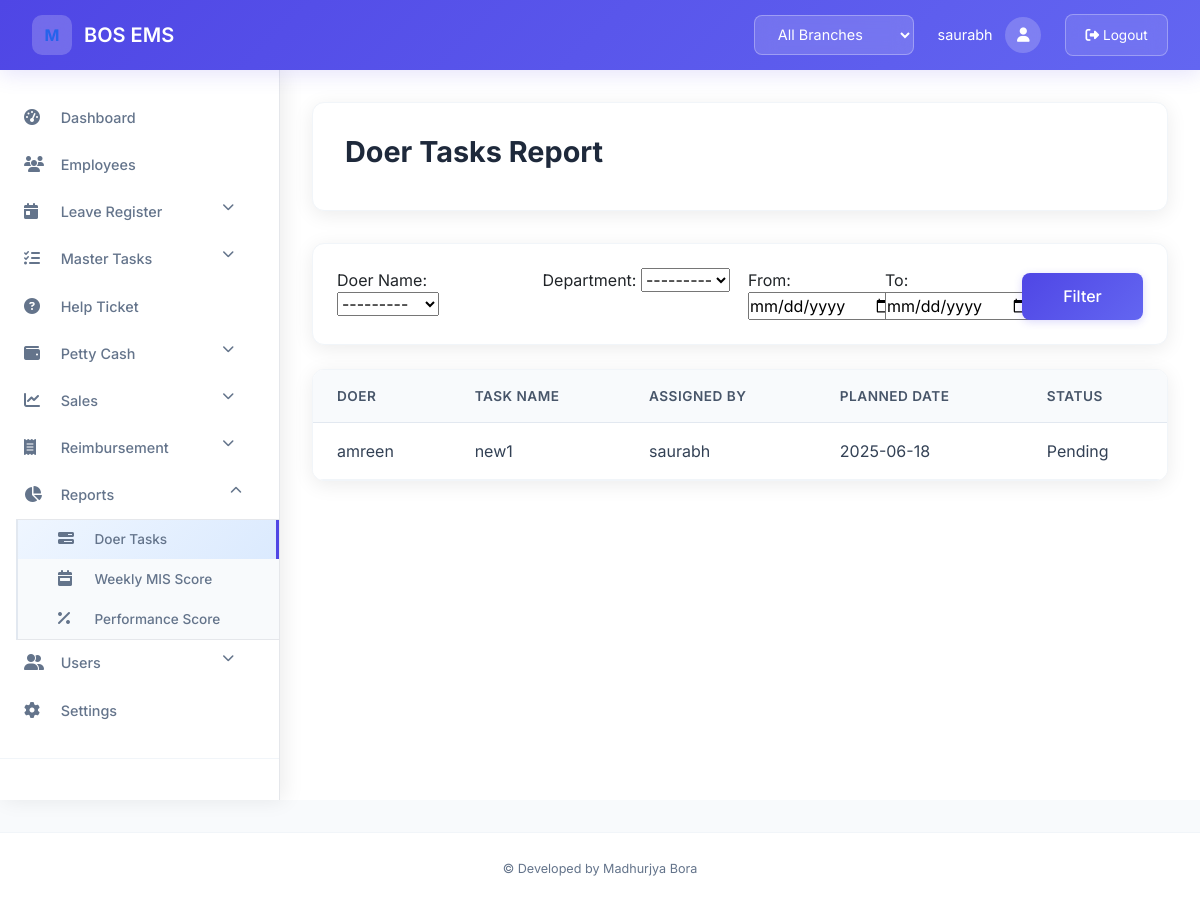
The page /reports/doer-tasks/ (signed in) on the database as committed earlier.
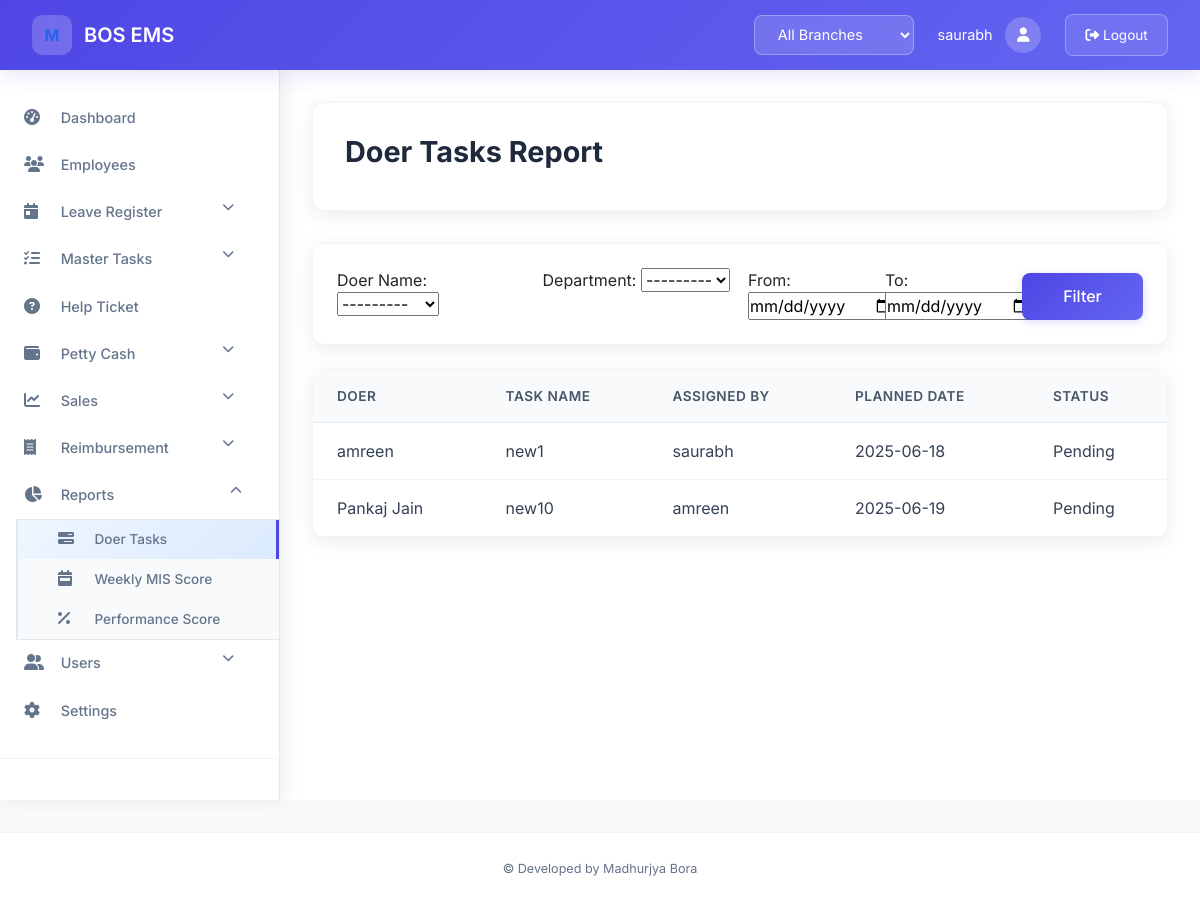
The same page on the database as committed later.
### apps/tasks/models.py (models this page shows)
class Checklist(models.Model):
    assign_by = models.ForeignKey(User, on_delete=models.CASCADE, related_name='checklists_assigned')
    task_name = models.CharField(max_length=200)
    assign_to = models.ForeignKey(User, on_delete=models.CASCADE, related_name='checklists')
    planned_date = models.DateTimeField()
    STATUS_CHOICES = [('Pending', 'Pending'), ('Completed', 'Completed')]
    status = models.CharField(max_length=10, choices=STATUS_CHOICES, default='Pending')
    priority = models.CharField(max_length=10, choices=[('Low','Low'),('Medium','Medium'),('High','High')])
    attachment_mandatory = models.BooleanField(default=False)
    mode = models.CharField(max_length=10, choices=[('Daily','Daily'),('Weekly','Weekly'),('Monthly','Monthly'),('Yearly','Yearly')])
    frequency = models.PositiveIntegerField(default=1)
    remind_before_days = models.PositiveIntegerField(default=0)
    message = models.TextField(blank=True)
    media_upload = models.FileField(upload_to='checklist_media/', blank=True, null=True)
    assign_pc = models.ForeignKey(User, on_delete=models.SET_NULL, null=True, blank=True, related_name='pc_checklists')
    group_name = models.CharField(max_length=100, blank=True)
    notify_to = models.ForeignKey(User, on_delete=models.SET_NULL, null=True, blank=True, related_name='notify_checklists')
    auditor = models.ForeignKey(User, on_delete=models.SET_NULL, null=True, blank=True, related_name='audit_checklists')
    set_reminder = models.BooleanField(default=False)
    reminder_mode = models.CharField(max_length=10, choices=[('Daily','Daily'),('Weekly','Weekly'),('Monthly','Monthly'),('Yearly','Yearly')], blank=True)
    reminder_frequency = models.PositiveIntegerField(default=1, blank=True)
    reminder_before_days = models.PositiveIntegerField(default=0, blank=True)
    reminder_starting_time = models.TimeField(blank=True, null=True)
    checklist_auto_close = models.BooleanField(default=False)
    checklist_auto_close_days = models.PositiveIntegerField(default=0, blank=True)
    estimated_minutes = models.PositiveIntegerField(default=0)
    created_at = models.DateTimeField(auto_now_add=True)
    updated_at = models.DateTimeField(auto_now=True)

### apps/reports/views.py (the view, shortened to what this page needs)
# urls.py: path('doer-tasks/',         views.list_doer_tasks,        name='doer_tasks'),
@login_required
def list_doer_tasks(request):
    form = PCReportFilterForm(request.GET or None, user=request.user)
    items = Checklist.objects.select_related('assign_by', 'assign_to')
    return render(request, 'reports/list_doer_tasks.html', {'form': form, 'items': items})

### apps/reports/forms_reports.py
class PCReportFilterForm(forms.Form):
    doer = forms.ModelChoiceField(
        queryset=User.objects.all(),
        required=False,
        label='Doer Name'
    )
    department = forms.ChoiceField(
        required=False,
        label='Department',
        choices=[],
    )
    date_from = forms.DateField(
        required=False,
        widget=forms.DateInput(attrs={'type':'date'}),
        label='From'
    )
    date_to = forms.DateField(
        required=False,
        widget=forms.DateInput(attrs={'type':'date'}),
        label='To'
    )
    def __init__(self, *args, **kwargs):
        user = kwargs.pop('user', None)
        super().__init__(*args, **kwargs)
        depts = Employee.objects.values_list('department', flat=True).distinct()
        choices = [('', '---------')] + [(d, d) for d in depts]
        self.fields['department'].choices = choices
        if user and not (user.is_staff or user.is_superuser):
            self.fields['doer'].queryset = User.objects.filter(pk=user.pk)
        self.user = user

### apps/core/templatetags/group_tags.py (called while the page is built)
@register.filter
def has_group(user, name):
    return user.groups.filter(name=name).exists()

### templates/reports/list_doer_tasks.html (shortened to what this page needs)
{% extends "base.html" %}
{% load static %}
{% block content %}
  <div class="page-header">
    <h1 class="page-title">Doer Tasks Report</h1>
  </div>
  <div class="content-card p-4 mb-4">
    <form method="get" class="row g-3">
      <div class="col-md-3">
        {{ form.doer.label_tag }}
        {{ form.doer }}
      </div>
      <div class="col-md-3">
        {{ form.department.label_tag }}
        {{ form.department }}
      </div>
      <div class="col-md-2">
        {{ form.date_from.label_tag }}
        {{ form.date_from }}
      </div>
      <div class="col-md-2">
        {{ form.date_to.label_tag }}
        {{ form.date_to }}
      </div>
      <div class="col-md-2 d-flex align-items-end">
        <button type="submit" class="btn btn-primary w-100">Filter</button>
      </div>
    </form>
  </div>
  <div class="content-card">
    <div class="table-responsive">
      <table class="table table-hover mb-0">
        <thead>
          <tr>
            <th>Doer</th>
            <th>Task Name</th>
            <th>Assigned By</th>
            <th>Planned Date</th>
            <th>Status</th>
          </tr>
        </thead>
        <tbody>
          {% for item in items %}
          <tr>
            <td>{{ item.assign_to.get_full_name|default:item.assign_to.username }}</td>
            <td>{{ item.task_name }}</td>
            <td>{{ item.assign_by.get_full_name|default:item.assign_by.username }}</td>
            <td>{{ item.planned_date|date:"Y-m-d" }}</td>
            <td>{{ item.status }}</td>
          </tr>
          {% empty %}
          <tr>
            <td colspan="5" class="text-center text-muted">No tasks found for these criteria.</td>
          </tr>
          {% endfor %}
        </tbody>
      </table>
    </div>
  </div>
{% endblock %}

Rows that differ between the two databases and show on the page:
added Checklist: assign_to.get_full_name "Pankaj Jain", task_name "new10", assign_by.get_full_name "amreen", planned_date "2025-06-19", status "Pending"
